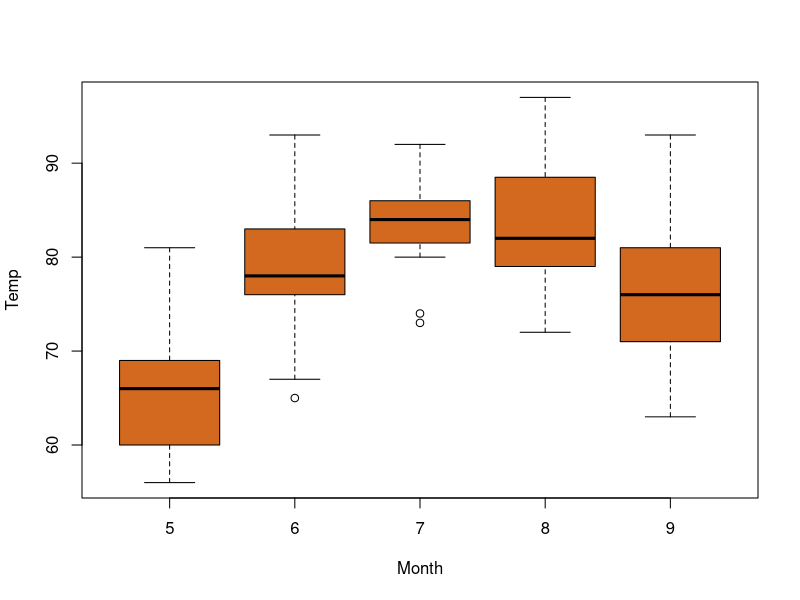
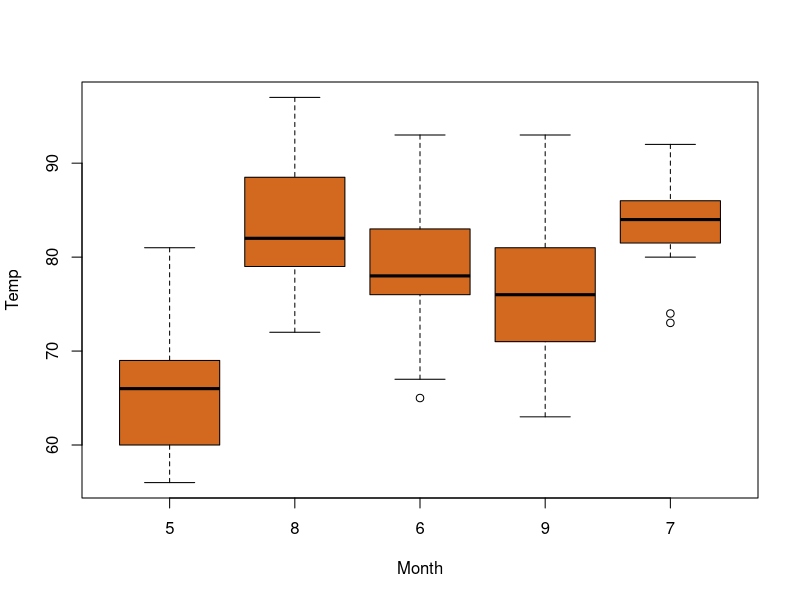
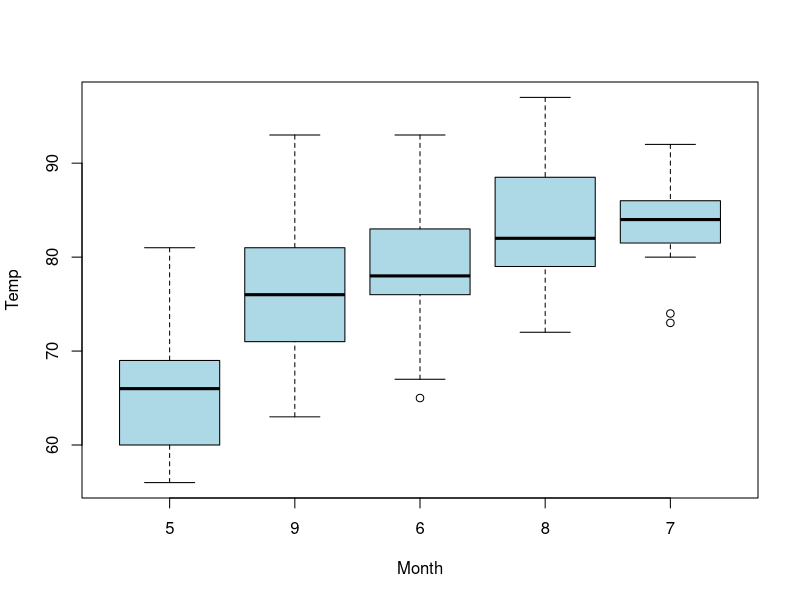
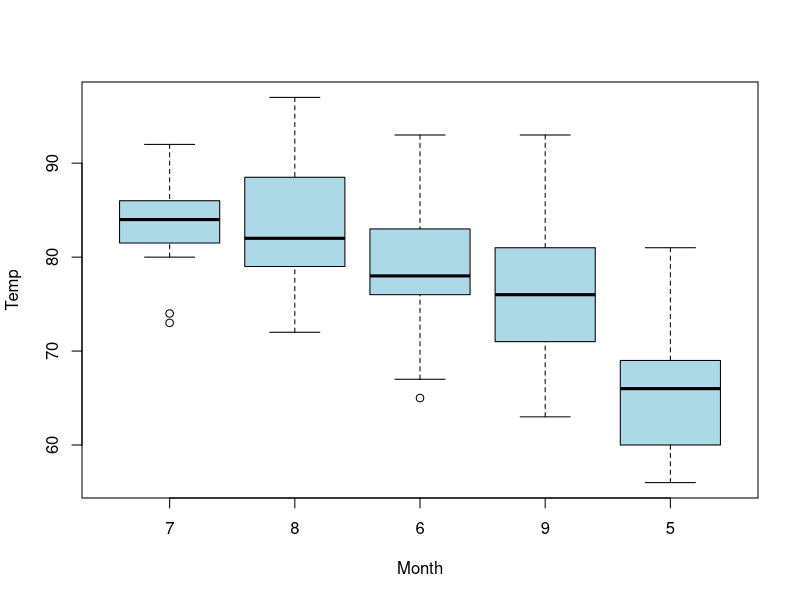

The R source for these figures, in order:
# view first six lines of airquality data
head(airquality)

# create boxplot without order that shows distribution of temperature by month
boxplot(Temp ~ Month, data = airquality, col="chocolate", border="black")

# reorder boxplots based on specific order
# reorder Month values
airquality$Month <- factor(airquality$Month, levels = c(5, 8, 6, 9, 7))

# create boxplot of tepperature by month using the order we specified
boxplot(Temp ~ Month, data = airquality, col = "chocolate", border="black")

# Reorder Boxplots Based on Median Value
# reorder month values in ascending order based on median value of Temp
airquality$Month <- with(airquality, reorder(Month, Temp, median, na.rm=T))

# create boxplot of temperature by month
boxplot(Temp~Month, data=airquality, col="lightblue", border="black")

# reorder Month valeusin descending order based on mdeian value of Temp
airquality$Month <- with(airquality, reorder(Month, -Temp, median, na.rm=T))

# create boxplot or temperature by Month
boxplot(Temp~Month, data = airquality, col="lightblue", border="black")
